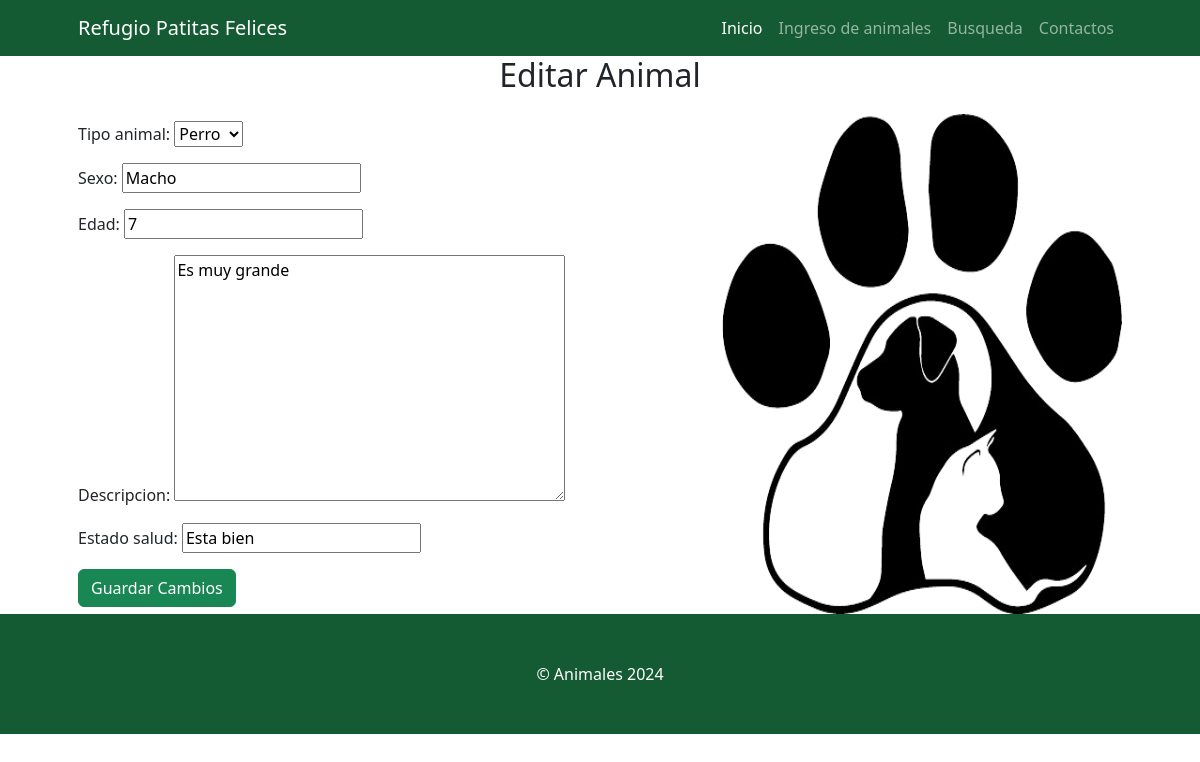
Screenshot of /editar_animal/5/ with the database file from the repository.
### App/models.py (models this page shows, shortened)
class Animal(models.Model):
    TIPO_ANIMAL_CHOICES = [
        ('perro', 'Perro'),
        ('gato', 'Gato'),
    ]
    codigo_registro = models.CharField(max_length=36, unique=True, blank=False, null=False)
    tipo_animal = models.CharField(max_length=50, choices=TIPO_ANIMAL_CHOICES, null=True, blank=True)
    sexo = models.CharField(max_length=10)
    edad = models.IntegerField()
    descripcion = models.TextField()
    estado_salud = models.CharField(max_length=50)
    class Meta:
        app_label = 'App'

### App/views.py (the view)
# urls.py: path('editar_animal/<int:animal_id>/', views.editar_animal, name='editar_animal'),
def editar_animal(request, animal_id):
    animal = get_object_or_404(Animal, id=animal_id)
    if request.method == 'POST':
        form = AnimalForm(request.POST, instance=animal)
        if form.is_valid():
            form.save()
            return redirect('resultados_busqueda', id=animal.id)
    else:
        form = AnimalForm(instance=animal)
    return render(request, 'core/editar_animal.html', {'form': form, 'animal': animal})

### App/forms.py
class AnimalForm(forms.ModelForm):
    class Meta:
        model = Animal
        fields = ['tipo_animal', 'sexo', 'edad', 'descripcion', 'estado_salud']

### App/templates/core/editar_animal.html (shortened to what this page needs)
{% extends 'home.html' %}
{% load static %}
{% block contenido %}
  <h2 style="text-align: center; margin-bottom: 20px;">Editar Animal</h2>
  <div style="display: flex; justify-content: space-between; align-items: center; gap: 20px;">
    <form method="POST" style="flex-grow: 1;">
      {{ form.as_p }}
      <button type="submit" class="btn btn-success">Guardar Cambios</button>
    </form>
    <img src="{% static 'core/assets/gato.png' %}" alt="Gato" height="500" width="400" style="display:block; margin-left:auto; margin-right:0;" />
  </div>
{% endblock %}

### rows the page displays
Animal: tipo_animal "Perro", sexo "Macho", edad "7", descripcion "Es muy grande", estado_salud "Esta bien"
